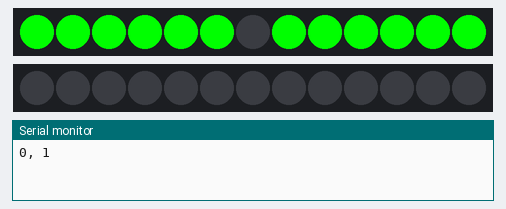
Bench run of a sketch on a simulated Arduino Uno, built with avr-gcc and run on an emulated ATmega328P. On the bench: 2 × 13 RGB LEDs in strip order, left to right, the last lines printed to the serial monitor.

Above: at 1.2 s.
At 18.4 s:
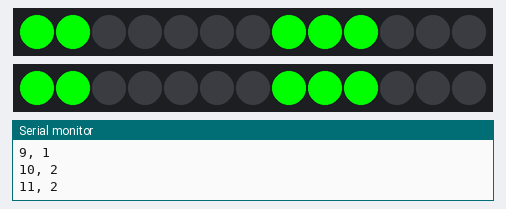
At 24.9 s:
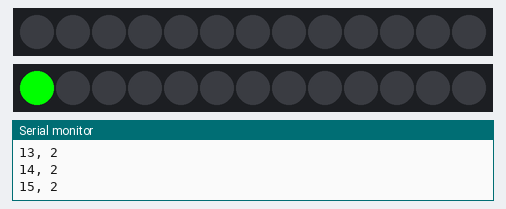
At 29.5 s:
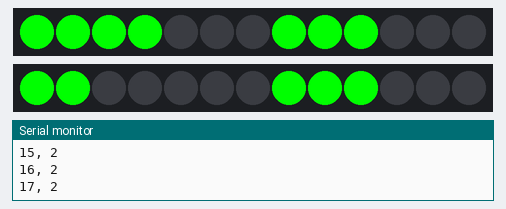
At 31.7 s:
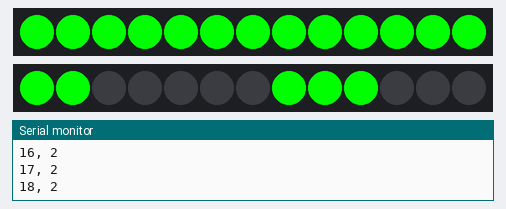
At 33.2 s:
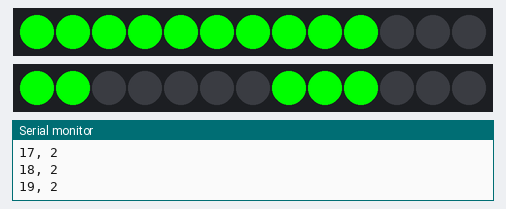

The sketch:

13_Segment_Display.ino
```cpp
#include <FastLED.h>


// Define Arduino pin connections
#define LED_PIN_1     7
#define LED_PIN_2     8

// Define LED and digit parameters
#define NUM_LEDS    13
#define DIGIT       10


// Define LED display pattern for each digit
const char segmentPatterns[DIGIT][NUM_LEDS] = {

  // 0, 1, 2, 3, 4, 5, 6, 7, 8, 9,10,11,12
    {1, 1, 1, 1, 1, 1, 0, 1, 1, 1, 1, 1, 1}, // 0
    {1, 1, 0, 0, 0, 0, 0, 1, 1, 1, 0, 0, 0}, // 1
    {1, 1, 1, 1, 0, 1, 1, 1, 0, 1, 1, 1, 1}, // 2
    {1, 1, 1, 1, 0, 1, 1, 1, 1, 1, 1, 1, 0}, // 3
    {1, 1, 0, 1, 1, 1, 1, 1, 1, 1, 0, 0, 0}, // 4
    {0, 1, 1, 1, 1, 1, 1, 1, 1, 1, 1, 1, 0}, // 5
    {0, 1, 1, 1, 1, 1, 1, 1, 1, 1, 1, 1, 1}, // 6
    {1, 1, 1, 1, 0, 0, 0, 1, 1, 1, 0, 0, 0}, // 7
    {1, 1, 1, 1, 1, 1, 1, 1, 1, 1, 1, 1, 1}, // 8
    {1, 1, 1, 1, 1, 1, 1, 1, 1, 1, 0, 0, 0}  // 9

};


// Color pattern options
int colorPattern[7][3] = {
  {255, 0, 0},
  {0, 255, 0},
  {0, 0, 255},
  {150, 0, 255},
  {255, 200, 20},
  {85, 60, 180},
  {50, 255, 20}
};


// Display reset pattern
int offPattern[] = {0, 0, 0};


// Time to display
int timeNow = 0;

// Color selector variable
int colorNow = 1;

// Color time display variable
int colorTime = 100;


// Init LEDs
CRGB leds_1[NUM_LEDS];    // RIGHT LED (UNIT)
CRGB leds_2[NUM_LEDS];    // LEFT LED (TENS)


// Function definitions
unsigned int digitCount(unsigned int i);     // Counts the number of digits in a given number


void setup() {

  // Initialize serial comms
  Serial.begin(115200);

  // Initialize FastLED
  FastLED.addLeds<WS2812, LED_PIN_1, GRB>(leds_1, NUM_LEDS);
  FastLED.addLeds<WS2812, LED_PIN_2, GRB>(leds_2, NUM_LEDS);

}


void loop() {

  // Print time now
  Serial.print(timeNow);
  Serial.print(", ");

  // Count digits
  unsigned int digits = digitsCount(timeNow);
  Serial.println(digits);

  // Loop through each digit
  // and turn on LEDs accordingly
  if (digits == 1){

    // Reset displays
    for (int i = (NUM_LEDS - 1); i >= 0; i--){

      leds_1[i] = CRGB(offPattern[0], offPattern[1], offPattern[2]);
      leds_2[i] = CRGB(offPattern[0], offPattern[1], offPattern[2]);
      FastLED.show();

    }

    // Turn on single display
    for (int i = 0; i < NUM_LEDS; i++){

      if (segmentPatterns[timeNow][i] == 1){

        leds_1[i] = CRGB(colorPattern[colorNow][0], colorPattern[colorNow][1], colorPattern[colorNow][2]);
        FastLED.show();
        delay(colorTime);

      }

    }

  }

  if (digits == 2){

    // Splits digits through a loop
    char digitsArray[digits];
    int temp = timeNow;

    while (digits--) {
      digitsArray[digits] = (temp % 10);
      temp /= 10;
    }

    // Reset displays
    for (int i = (NUM_LEDS - 1); i >= 0; i--){

      leds_1[i] = CRGB(offPattern[0], offPattern[1], offPattern[2]);
      leds_2[i] = CRGB(offPattern[0], offPattern[1], offPattern[2]);
      FastLED.show();

    }

    // Turn on both displays
    for (int i = 0; i < NUM_LEDS; i++){

      if (segmentPatterns[digitsArray[1]][i] == 1){
        leds_1[i] = CRGB(colorPattern[colorNow][0], colorPattern[colorNow][1], colorPattern[colorNow][2]);
      }

      if (segmentPatterns[digitsArray[0]][i] == 1){
        leds_2[i] = CRGB(colorPattern[colorNow][0], colorPattern[colorNow][1], colorPattern[colorNow][2]);
      }

      FastLED.show();
      delay(colorTime);

    }

  }

  // Time increment
  timeNow = (timeNow + 1) % 24;
  // timeNow = timeNow + 1;
  delay(colorTime*5);

}


// Code from:
// https://stackoverflow.com/questions/9302681/c-how-to-break-apart-a-multi-digit-number-into-separate-variables
unsigned int digitsCount(unsigned int i) {

  unsigned int ret=1;
  while (i/=10) ret++;
  return ret;
}
```

Measured:
- what the display in image 0 shows lasts 0.7 s, from 1.1 s to 1.8 s
- what the display in image 1 shows lasts 0.9 s, from 18.4 s to 19.3 s
